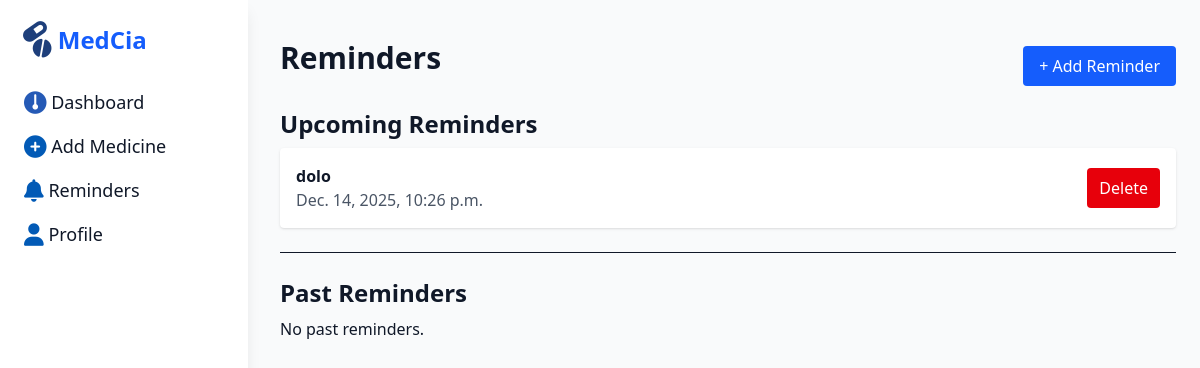
The page /reminders/ (signed in) on the database as committed earlier.
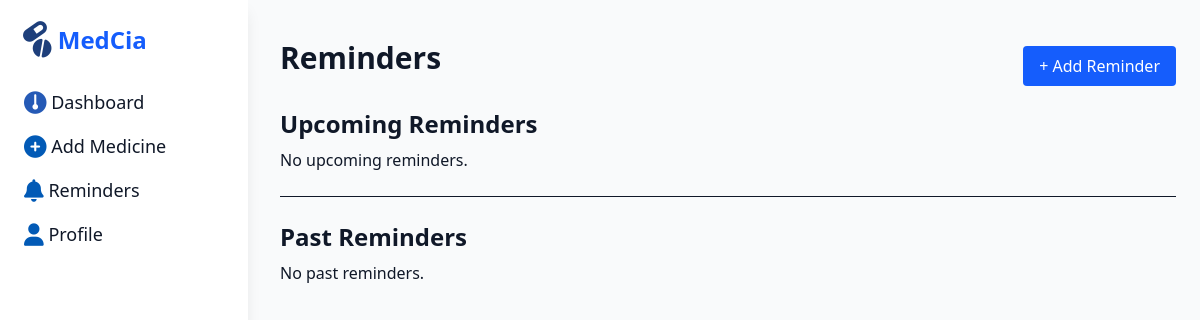
The same page on the database as committed later.
### core/models.py (models this page shows, shortened)
class Reminder(models.Model):
    medicine = models.ForeignKey(Medicine, on_delete=models.CASCADE)
    reminder_time = models.DateTimeField()
    user = models.ForeignKey(User, on_delete=models.CASCADE, null=True, blank=True)
    delivered = models.BooleanField(default=False)

class Medicine(models.Model):
    name = models.CharField(max_length=100)
    dosage = models.CharField(max_length=50)  # e.g., "500 mg"
    frequency = models.CharField(max_length=50)
    start_date = models.DateField()
    end_date = models.DateField()

### core/views.py (the view)
# urls.py: path('reminders/', views.reminders, name='reminders'),
@login_required
def reminders(request):
    upcoming = Reminder.objects.filter(
        user=request.user,
        delivered=False
    ).order_by('reminder_time')
    past = Reminder.objects.filter(
        user=request.user,
        delivered=True
    ).order_by('-reminder_time')
    return render(request, "reminders.html", {
        "upcoming": upcoming,
        "past": past
    })

### templates/reminders.html
{% extends 'base.html' %}
{% block content %}
<div class="flex items-center justify-between mt-4">
<h1 class="text-3xl font-bold mb-4">Reminders</h1>
<a href="{% url 'add_reminder' %}" class="bg-blue-600 text-white px-4 py-2 rounded">+ Add Reminder</a>
</div>
<div class="mt-4">
    <h2 class="text-2xl font-semibold mb-2">Upcoming Reminders</h2>
    {% if upcoming %}
        {% for reminder in upcoming %}
            <div class="bg-white p-4 shadow rounded flex justify-between items-center mb-3">
                <div>
                    <p class="font-semibold">{{ reminder.medicine.name }}</p>
                    <p class="text-gray-600">{{ reminder.reminder_time }}</p>
                </div>
                <a href="{% url 'delete_reminder' reminder.pk %}"
                   class="bg-red-600 text-white px-3 py-2 rounded hover:bg-red-700">
                    Delete
                </a>
            </div>
        {% endfor %}
    {% else %}
        <p>No upcoming reminders.</p>
    {% endif %}
    <hr class="my-6">
    <h2 class="text-2xl font-semibold mb-2">Past Reminders</h2>
    {% if past %}
        {% for reminder in past %}
            <div class="bg-gray-200 p-4 rounded mb-3">
                <p class="font-semibold">{{ reminder.medicine.name }}</p>
                <p class="text-gray-600">{{ reminder.reminder_time }}</p>
            </div>
        {% endfor %}
    {% else %}
        <p>No past reminders.</p>
    {% endif %}
</div>
{% endblock %}

Rows that differ between the two databases and show on the page:
removed Reminder: medicine.name "dolo", reminder_time "Dec. 14, 2025, 10:26 p.m."
Other text that changed with them:
text now shown: "No upcoming reminders."
